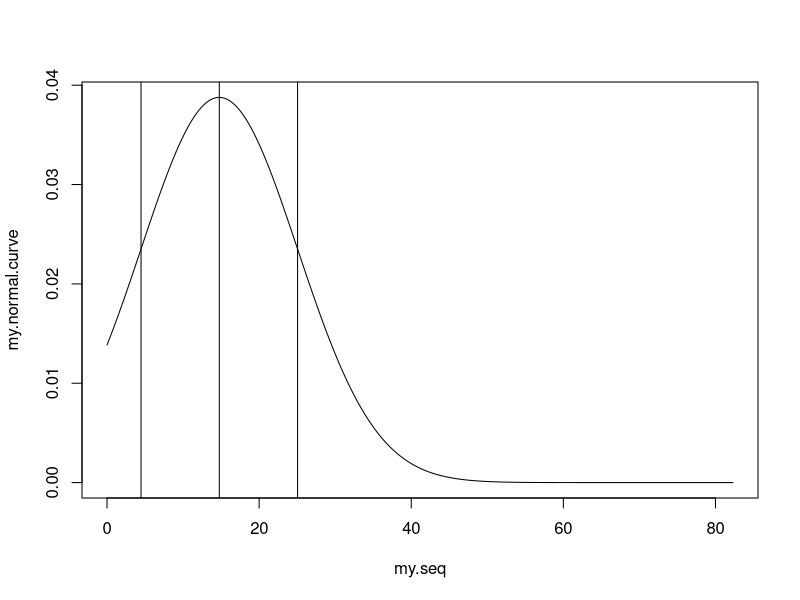
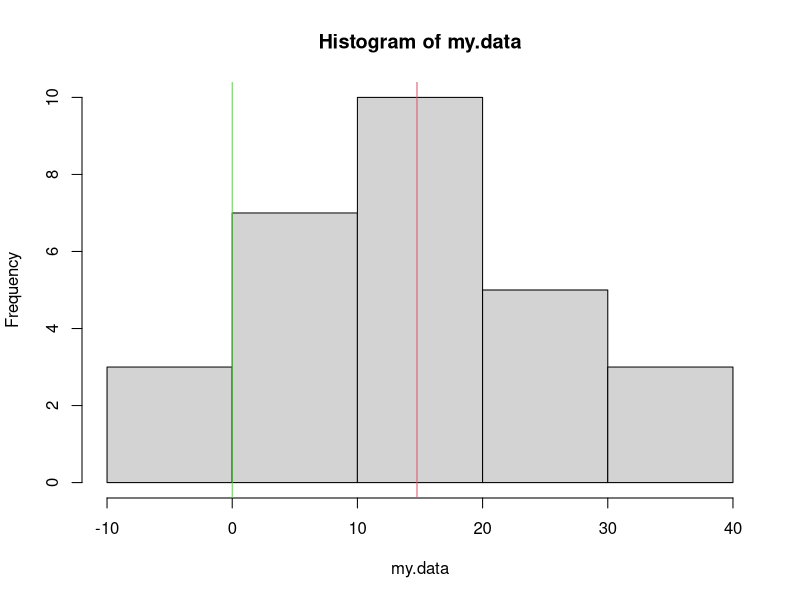
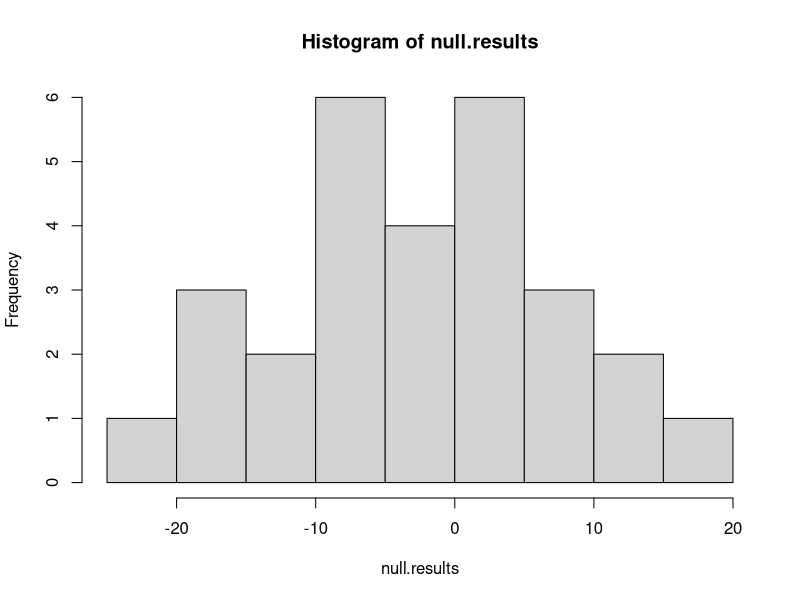

Here is the R script that generated these plots, in order:
## ---- chunk 1
knitr::opts_chunk$set(echo = TRUE)
## ---- chunk 2
# Week 12 data
n <- 28
my.mean <- 14.76
my.sd   <- 10.29

my.data <- rnorm(n = n, mean = my.mean, sd = my.sd)
## ---- chunk 3
mean(my.data)
sd(my.data)
## ---- chunk 4
my.min <- 0
my.max <- 8*my.sd
## ---- chunk 5
my.seq <- seq(from = my.min, to = my.max, by = 0.1)
## ---- chunk 6
min(my.seq)
max(my.seq)
range(my.seq)
## ---- chunk 7
my.normal.curve <- dnorm(x = my.seq, mean = my.mean, sd = my.sd)
## ---- chunk 8
plot(my.normal.curve ~ my.seq, type = "l")
abline(v = my.mean)
abline(v = my.mean - my.sd)
abline(v = my.mean + my.sd)
## ---- chunk 9
hist(my.data)
abline(v = my.mean, col= 2)
abline(v = 0, col = 3)
## ---- chunk 10
baseline <- c(2.165751, 18.595921,17.158801, 5.626549,1.907980,14.834630,1.568601,6.341502,18.489389,7.322593,9.938555,2.806024, 9.029434,29.948006, 2.247686,1.58033, 19.597228, 22.094942,  5.713589, 16.128858,  8.063147,  4.301943,  5.228189, 10.151284, 14.225289,  1.647791, 33.016771,  9.826562)


wk.12 <-c(18.375663,  29.441635,   6.886321,   8.832303,  33.199704,  4.642406,  5.507830, 31.062378, 24.982074, 10.936893, 12.973502,  3.417660, 22.097952, 41.831826, 29.514890, 31.862180,  7.920042,  5.168505, 20.554914, 18.899862, 16.361024, 63.875732, 42.017015, 35.062467,  5.957915,  1.759863, 11.808719, 43.414362)
## ---- chunk 11
mean(baseline)
sd(baseline)

mean(wk.12)
sd(wk.12)
## ---- chunk 12
difference <- wk.12 - baseline
## ---- chunk 13
mean(difference)
sd(difference)

## ---- chunk 14
t.test(difference)
## ---- chunk 15
null.results <- rnorm(n = n, mean = 0, sd = 10)
## ---- chunk 16
hist(null.results)
## ---- chunk 17
t.test(null.results)
